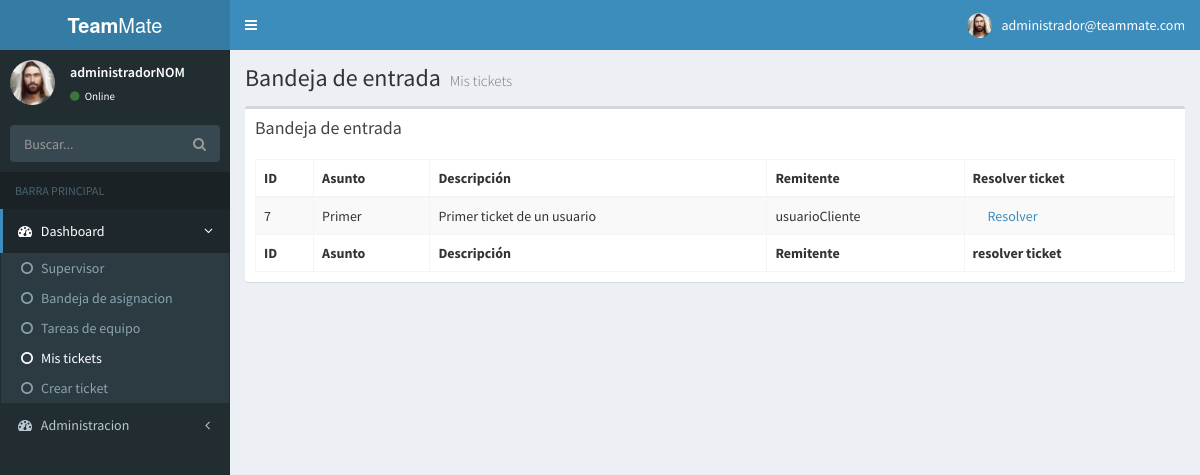
Page /mistickets.php (signed in) on the committed database.
### tables this page shows
CREATE TABLE `help_desk_ticket_asign` (
  `id` int(11) NOT NULL,
  `asign_date` datetime(6) DEFAULT NULL,
  `ticket_id_id` int(11) DEFAULT NULL,
  `user_agent_id_id` int(11) DEFAULT NULL,
  `user_client_id_id` int(11) DEFAULT NULL
);

CREATE TABLE `help_desk_ticket` (
  `id_ticket` int(11) NOT NULL,
  `subject` varchar(254) NOT NULL,
  `descrip` longtext,
  `ind_asign` int(11) DEFAULT NULL,
  `sub_date` datetime(6) NOT NULL,
  `due_date` datetime(6) DEFAULT NULL,
  `close_date` datetime(6) DEFAULT NULL,
  `priority_id_id` int(11) DEFAULT NULL,
  `project_id_id` int(11) NOT NULL,
  `status_id_id` int(11) DEFAULT NULL,
  `type_id_id` int(11) NOT NULL,
  `user_id_id` varchar(20) NOT NULL,
  `activo` int(11) NOT NULL
);

CREATE TABLE `help_desk_client` (
  `id` int(11) NOT NULL,
  `name` varchar(50) NOT NULL,
  `email` varchar(254) DEFAULT NULL,
  `telephone` varchar(25) DEFAULT NULL,
  `job_title` varchar(50) DEFAULT NULL,
  `profile_picture` varchar(100) NOT NULL,
  `company_id_id` int(11) NOT NULL,
  `fk_username_cliente` varchar(40) NOT NULL
);

### funciones/funciones.php (called while the page is built, shortened)
	<?php
function verMisTickets($miId){
    require('conexion/connect_db.php');
    $sql="SELECT Ti.*,TA.*,AG.*,cli.name as nombre FROM help_desk_ticket TI INNER JOIN help_desk_ticket_asign TA ON TA.ticket_id_id=TI.id_ticket INNER JOIN help_desk_agent AG ON ag.id=TA.user_agent_id_id INNER JOIN help_desk_client cli ON cli.id=TA.user_client_id_id WHERE ag.fk_username_agente=\"$miId\" and activo=1 and (TI.status_id_id=1 OR TI.status_id_id=2)";
    $resultado=$link->query($sql);
    return $resultado;
  }
function selectImagen($id){
   require('conexion/connect_db.php');
    $sql="SELECT profile_picture FROM help_desk_user_account WHERE username=\"$id\"";
    $resultado=$link->query($sql);
    return $resultado;
}
?>

### mistickets.php (the view, shortened to what this page needs)
<?php
switch ($_SESSION['type']) {
  case 1:
require('funciones/funciones.php');
?>
<!DOCTYPE html>
<html>
<head>
  <link rel="stylesheet" href="bower_components/bootstrap/dist/css/bootstrap.min.css">
  <link rel="stylesheet" href="bower_components/font-awesome/css/font-awesome.min.css">
  <link rel="stylesheet" href="bower_components/Ionicons/css/ionicons.min.css">
  <link rel="stylesheet" href="bower_components/datatables.net-bs/css/dataTables.bootstrap.min.css">
  <link rel="stylesheet" href="dist/css/AdminLTE.min.css">
  <link rel="stylesheet" href="dist/css/skins/_all-skins.min.css">
</head>
<body class="hold-transition skin-blue sidebar-mini">
<div class="wrapper">
  <header class="main-header">
    <a href="dashboard.php" class="logo">
      <span class="logo-lg"><b>Team</b>Mate</span>
    </a>
    <nav class="navbar navbar-static-top">
      <a href="#" class="sidebar-toggle" data-toggle="push-menu" role="button">
      </a>
      <div class="navbar-custom-menu">
        <ul class="nav navbar-nav">
          <li class="dropdown user user-menu">
            <a href="#" class="dropdown-toggle" data-toggle="dropdown">
                            <?php $imagen=selectImagen($_SESSION['username']);
                    if ($imagen2=mysqli_fetch_array($imagen)) {
                        $img=$imagen2['profile_picture'];
                    }
             echo "<img src=\"imagenes/$img\" class=\"user-image\" alt=\"User Image\">" ?>
              <span class="hidden-xs"><?php echo $_SESSION["correo"];?></span>
            </a>
          </li>
        </ul>
      </div>
    </nav>
  </header>
  <aside class="main-sidebar">
    <section class="sidebar">
      <div class="user-panel">
        <div class="pull-left image">
          <?php echo "<img src=\"imagenes/$img\" class=\"img-circle\" alt=\"User Image\">" ?>
        </div>
        <div class="pull-left info">
          <p><?php echo $_SESSION['username']; ?></p>
          <a href="#"><i class="fa fa-circle text-success"></i> Online</a>
        </div>
      </div>
      <form action="#" method="get" class="sidebar-form">
        <div class="input-group">
          <input type="text" name="q" class="form-control" placeholder="Buscar...">
          <span class="input-group-btn">
                <button type="submit" name="search" id="search-btn" class="btn btn-flat"><i class="fa fa-search"></i>
                </button>
              </span>
        </div>
      </form>
      <ul class="sidebar-menu" data-widget="tree">
        <li class="header">BARRA PRINCIPAL</li>
        <li class="active treeview menu-open">
          <a href="#">
            <i class="fa fa-dashboard"></i> <span>Dashboard</span>
            <span class="pull-right-container">
              <i class="fa fa-angle-left pull-right"></i>
            </span>
          </a>
         <ul class="treeview-menu">
            <li><a href="dashboard.php"><i class="fa fa-circle-o"></i>Supervisor</a></li>
            <li><a href="bandeja.php"><i class="fa fa-circle-o"></i>Bandeja de asignacion</a></li>
            <li><a href="teamtask.php"><i class="fa fa-circle-o"></i>Tareas de equipo</a></li>
            <li   class="active"><a href="mistickets.php"><i class="fa fa-circle-o"></i>Mis tickets</a></li>
            <li><a href="crearticketsup.php"><i class="fa fa-circle-o"></i>Crear ticket</a></li>
          </ul>
        </li>
       <li class="treeview">
          <a href="#">
            <i class="fa fa-dashboard"></i> <span>Administracion</span>
            <span class="pull-right-container">
              <i class="fa fa-angle-left pull-right"></i>
            </span>
          </a>
        </li>
      </ul>
    </section>
  </aside>
  <div class="content-wrapper">
    <section class="content-header">
      <h1>
        Bandeja de entrada
        <small>Mis tickets</small>
      </h1>
    </section>
    <section class="content">
      <div class="row">
        <div class="col-xs-12">
          <div class="box">
            <div class="box-header">
              <h3 class="box-title">Bandeja de entrada</h3>
            </div>
            <div class="box-body">
              <table id="example1" class="table table-bordered table-striped">
                <thead>
                <tr>
                  <th>ID</th>
                  <th>Asunto</th>
                  <th>Descripción</th>
                  <th>Remitente</th>
                  <th>Resolver ticket</th>
                </tr>
                </thead>
                <tbody>
                <?php
                    $miId=$_SESSION['username'];
                    $resultado=verMisTickets($miId);
                    while ($renglon=mysqli_fetch_array($resultado)){
                ?>
                <tr>
                  <td><?php echo $renglon['id_ticket'];?> </td>
                  <td><?php echo $renglon['subject'];?></td>
                  <td><?php echo $renglon['descrip'];?></td>
                  <td><?php echo $renglon['nombre'];?></td>
                  <td>
                    <div  class="col-xs-8">
                      <?php echo '<a href=seguir.php?id='.$renglon['id_ticket'].'>Resolver</a>'?>
                    </div>
                  </td>
                </tr>
                <?php
                    }
                ?>
                </tbody>
                <tfoot>
                <tr>
                  <th>ID</th>
                  <th>Asunto</th>
                  <th>Descripción</th>
                  <th>Remitente</th>
                  <th>resolver ticket</th>
                </tr>
                </tfoot>
              </table>
            </div>
          </div>
        </div>
      </div>
    </section>
  </div>
</body>
</html>
<?php
    break;
?>
<?php
}
?>

### rows in the picture
help_desk_ticket_asign: ticket_id.id_ticket "7", ticket_id.subject "Primer", ticket_id.descrip "Primer ticket de un usuario", user_client_id.name "usuarioCliente"

### other values in the picture
$_SESSION["correo"] "administrador@teammate.com"
$_SESSION['username'] "administradorNOM"
